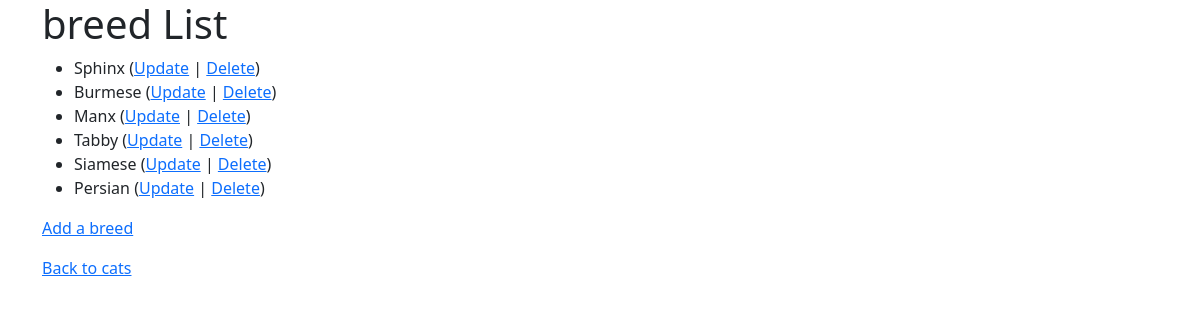
The page /cats/breeds (signed in) on the database its author committed.
### cats/models.py (models this page shows, shortened)
class Breed(models.Model):
    name = models.CharField(
            max_length=200,
            validators=[MinLengthValidator(2, "Breed must be greater than 1 character")]
    )

### cats/views.py (the view)
# urls.py: path('breeds', views.BreedList.as_view(), name='breed_list'),
class BreedList (LoginRequiredMixin, ListView):
    model = Breed

### cats/templates/cats/breed_list.html
{% extends "base_bootstrap.html" %}
{% block content %}
  <h1>breed List</h1>
  {% if breed_list %}
  <ul>
    {% for breed in breed_list %}
      <li>
          {{ breed.name }}
         (<a href="{% url 'cats:breed_update' breed.id %}">Update</a> |
          <a href="{% url 'cats:breed_delete' breed.id %}">Delete</a>)
      </li>
    {% endfor %}
  </ul>
  {% else %}
    <p>There are no breeds in the library.</p>
  {% endif %}
  <p><a href="{% url 'cats:breed_create' %}">Add a breed</a></p>
  <p>
    <a href="{% url 'cats:breed_list' %}">Back to cats</a>
  </p>
{% endblock %}

### rows shown on the page
Breed: name "Sphinx"
Breed: name "Burmese"
Breed: name "Manx"
Breed: name "Tabby"
Breed: name "Siamese"
Breed: name "Persian"
